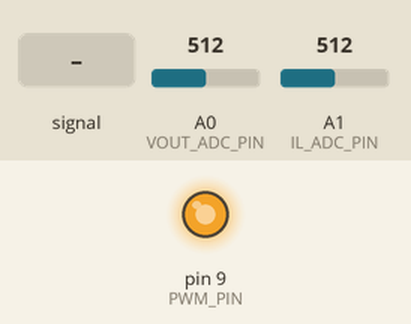
This sketch was run on a simulated Arduino Uno, built with avr-gcc and run on an emulated ATmega328P. Shown: output pins drawn as LEDs (lit = HIGH). Dashed ring = blinking. The inputs (shaded band) are chosen by the test bench; at power-on: A0 (VOUT_ADC_PIN) = 512, A1 (IL_ADC_PIN) = 512. What the sketch prints to the serial monitor is not drawn.

Above: at 0.8 s.
0.9 s: A1 (IL_ADC_PIN) fed a 2 Hz sine of ±306 counts around its level
At 1.13 s:
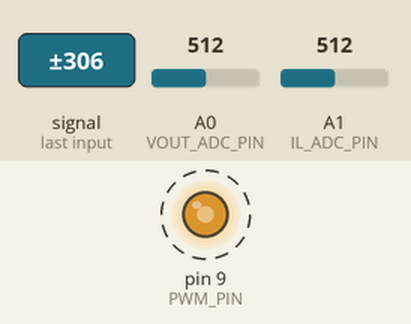
3.9 s: A0 (VOUT_ADC_PIN) set to 306
6.9 s: A0 (VOUT_ADC_PIN) set to 122
9.9 s: A1 (IL_ADC_PIN) set to 716
11.4 s: A1 (IL_ADC_PIN) set to 511
At 12.6 s:
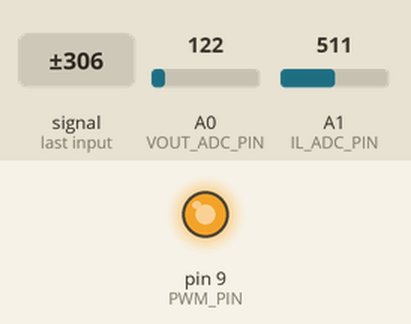
12.9 s: A1 (IL_ADC_PIN) set to 900
At 13.8 s:
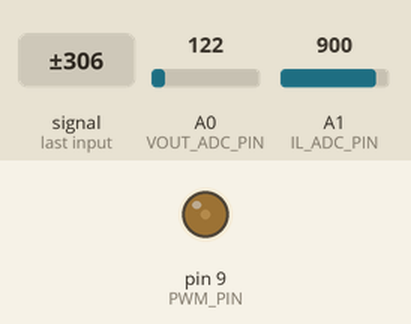
Timing chart, 0 to 15.6 s (numbered marks = the images above; inputs shaded):
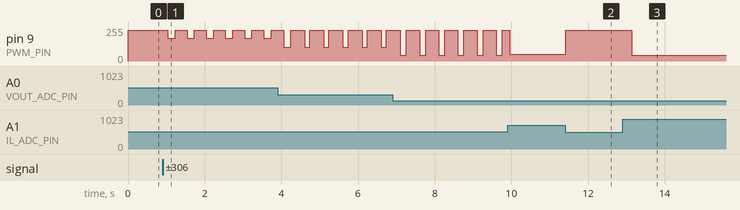

Measured:
- after the input at 0.9 s, pin 9 (PWM_PIN): alternates 229/255 for 0.31 s and 171/255 for 0.19 s, starting after 0.14 s
- after the input at 11.4 s, pin 9 (PWM_PIN): 49/255 → 229/255 at once
- after the input at 12.9 s, pin 9 (PWM_PIN): 229/255 → 45/255 after 0.25 s

The sketch:

main_arduino.ino
```cpp
/**
 * @file main_arduino.ino
 * @brief Complete Deterministic Dual-Loop Cascade Control Firmware for Arduino Uno (ATmega328P)
 *
 * Hardware Timer Setup:
 * - Timer 1 Fast PWM at 10 kHz on Pin 9 (OC1A) with 1600-step resolution (ICR1 = 1599).
 * - Timer 1 COMPA Interrupt running at 10 kHz (100 us execution rate).
 *
 * Hardware Connections:
 * - Pin 9  -> MOSFET Gate Driver input (e.g., IR2104 IN pin or TC4420)
 * - Pin A0 -> Voltage Divider sensing Vout (10k upper / 4.7k lower -> Factor 3.1276)
 * - Pin A1 -> Current Sensor sensing IL (ACS712-05B or Low-side Shunt)
 */

#include "cascade_control.h"

// ======================================================
// HARDWARE CALIBRATION & PIN SELECTION
// ======================================================
#define PWM_PIN           9     // Timer 1 OC1A PWM Output Pin
#define VOUT_ADC_PIN      A0    // Output Voltage Sensing Pin
#define IL_ADC_PIN        A1    // Inductor Current Sensing Pin

// Voltage Sensing Divider Ratio: Vout = V_adc * (R1 + R2) / R2
// With R1 = 10k, R2 = 4.7k -> Ratio = (10k + 4.7k)/4.7k = 3.127659
#define VOUT_SCALE        (5.0f / 1023.0f * 3.127659f)

// Select Current Sensor Type (1 = ACS712-05B, 2 = Low-Side Shunt 0.1 Ohm + Op-Amp G=10)
#define SENSOR_TYPE_ACS712      1
#define SENSOR_TYPE_LOW_SHUNT   2
#define CURRENT_SENSOR_CHOICE   SENSOR_TYPE_ACS712

#if (CURRENT_SENSOR_CHOICE == SENSOR_TYPE_ACS712)
  #define ACS712_OFFSET_V 2.500f  // 2.5V zero current offset
  #define ACS712_SENS_V_A 0.185f  // 185 mV/A sensitivity for 5A model
#elif (CURRENT_SENSOR_CHOICE == SENSOR_TYPE_LOW_SHUNT)
  #define SHUNT_GAIN_V_A  1.000f  // 1V per Ampere output
#endif

// ======================================================
// CASCADE CONTROLLER INSTANCE
// ======================================================
static CascadeBuck_t buck_sys;

// Volatile variables for background telemetry
volatile float telemetry_v_out = 0.0f;
volatile float telemetry_i_L = 0.0f;
volatile float telemetry_i_ref = 0.0f;
volatile float telemetry_duty = 0.0f;

// Setup Flag
volatile uint8_t system_running = 0;

// ======================================================
// ADC SENSING HELPER FUNCTIONS
// ======================================================
static inline float Read_Vout(void) {
    uint16_t raw_adc = analogRead(VOUT_ADC_PIN);
    return raw_adc * VOUT_SCALE;
}

static inline float Read_IL(void) {
    uint16_t raw_adc = analogRead(IL_ADC_PIN);
    float v_adc = raw_adc * (5.0f / 1023.0f);

#if (CURRENT_SENSOR_CHOICE == SENSOR_TYPE_ACS712)
    float i_measured = (v_adc - ACS712_OFFSET_V) / ACS712_SENS_V_A;
    return (i_measured < 0.0f) ? 0.0f : i_measured;
#else
    return v_adc / SHUNT_GAIN_V_A;
#endif
}

// ======================================================
// TIMER 1 COMPA ISR (10 kHz / 100 microseconds period)
// ======================================================
ISR(TIMER1_COMPA_vect) {
    if (!system_running) return;

    // 1. Read Analog Sensors
    float v_out = Read_Vout();
    float i_L = Read_IL();

    // 2. Execute Dual-Loop Cascade Algorithm
    float duty_command = CascadeBuck_UpdateInnerLoop(&buck_sys, i_L, v_out);

    // 3. Convert Duty Cycle (0.0 to 1.0) to Timer Compare Value (0 to ICR1 = 1599)
    uint16_t ocr_val = (uint16_t)(duty_command * 1599.0f);
    if (ocr_val > 1440) ocr_val = 1440; // 90% Max Duty Safety Guard
    if (ocr_val < 32)   ocr_val = 32;   // 2% Min Duty Guard

    OCR1A = ocr_val; // Update hardware PWM register instantaneously

    // Telemetry updates
    telemetry_v_out = v_out;
    telemetry_i_L = i_L;
    telemetry_i_ref = buck_sys.i_ref;
    telemetry_duty = duty_command * 100.0f;
}

// ======================================================
// HARDWARE INITIALIZATION
// ======================================================
void setup() {
    Serial.begin(115200);
    while (!Serial);

    Serial.println(F("=============================================="));
    Serial.println(F(" Cascade Dual-Loop Buck Converter Controller "));
    Serial.println(F(" Target: Arduino Uno (ATmega328P @ 16 MHz)    "));
    Serial.println(F("=============================================="));

    // Configure PWM Output Pin
    pinMode(PWM_PIN, OUTPUT);
    digitalWrite(PWM_PIN, LOW);

    // Initialize Cascade Controller parameters from Stage 1 tuning
    // Kp_v = 0.5906, Ki_v = 125.66, Kp_i = 0.1047, Ki_i = 22.28
    CascadeBuck_Init(&buck_sys,
                     0.5906f, 125.66f,  // Outer Voltage Loop gains (1 kHz)
                     0.1047f, 22.28f,   // Inner Current Loop gains (10 kHz)
                     5.0f,              // Target Vref = 5.0 V
                     1.5f,              // Clamped Max Iref = 1.5 A
                     12.0f,             // Input Vin = 12.0 V
                     0.02f, 0.90f);     // Min / Max Duty limits

    // Configure Timer 1 for 10 kHz Fast PWM Mode (ICR1 as TOP)
    cli(); // Disable interrupts during configuration

    TCCR1A = 0;
    TCCR1B = 0;
    TCNT1  = 0;

    // Set Fast PWM mode 14: TOP = ICR1, Update OCR1A at BOTTOM, TOV1 set on TOP
    // TCCR1A: COM1A1 = 1 (Non-inverting PWM on Pin 9), WGM11 = 1, WGM10 = 0
    TCCR1A = _BV(COM1A1) | _BV(WGM11);

    // TCCR1B: WGM13 = 1, WGM12 = 1, Prescaler = 1 (CS10 = 1)
    // Frequency = 16,000,000 / (1 * (1599 + 1)) = 10,000 Hz (10 kHz)
    TCCR1B = _BV(WGM13) | _BV(WGM12) | _BV(CS10);

    ICR1 = 1599;  // TOP value for 10 kHz PWM
    OCR1A = 0;    // Initial 0% Duty Cycle

    // Enable Timer 1 Output Compare Match A Interrupt
    TIMSK1 = _BV(OCIE1A);

    sei(); // Enable global interrupts

    system_running = 1;
    Serial.println(F("System Running! 10 kHz Inner ISR / 1 kHz Outer Loop Active."));
    Serial.println(F("Time(ms)\tVout(V)\tIL(A)\tIref(A)\tDuty(%)"));
}

// ======================================================
// MAIN LOOP: TELEMETRY & MONITORING (Non-Blocking)
// ======================================================
void loop() {
    static unsigned long last_print_ms = 0;
    unsigned long current_ms = millis();

    // Print serial debug telemetry every 250 ms
    if (current_ms - last_print_ms >= 250) {
        last_print_ms = current_ms;

        cli(); // Protect multi-byte reading
        float v = telemetry_v_out;
        float i = telemetry_i_L;
        float iref = telemetry_i_ref;
        float d = telemetry_duty;
        sei();

        Serial.print(current_ms);
        Serial.print(F("\t\t"));
        Serial.print(v, 2);
        Serial.print(F("\t"));
        Serial.print(i, 2);
        Serial.print(F("\t"));
        Serial.print(iref, 2);
        Serial.print(F("\t"));
        Serial.println(d, 1);
    }
}
```

cascade_control.c
```cpp
/**
 * @file cascade_control.c
 * @brief Implementation of Cascade (Dual-Loop) PI Control Algorithm
 */

#include "cascade_control.h"

void PI_Init(PI_Controller_t *pi, float Kp, float Ki, float out_min, float out_max, float dt) {
    pi->Kp = Kp;
    pi->Ki = Ki;
    pi->integrator = 0.0f;
    pi->out_min = out_min;
    pi->out_max = out_max;
    pi->dt = dt;
}

void PI_Reset(PI_Controller_t *pi) {
    pi->integrator = 0.0f;
}

float PI_Update(PI_Controller_t *pi, float setpoint, float measured) {
    float error = setpoint - measured;

    // Euler Integration
    pi->integrator += error * pi->dt;

    // Anti-Windup Clamping on Integrator
    if (pi->integrator > pi->out_max) {
        pi->integrator = pi->out_max;
    } else if (pi->integrator < pi->out_min) {
        pi->integrator = pi->out_min;
    }

    // Calculate Proportional + Integral Output
    float output = (pi->Kp * error) + (pi->Ki * pi->integrator);

    // Clamp Total Output
    if (output > pi->out_max) {
        output = pi->out_max;
    } else if (output < pi->out_min) {
        output = pi->out_min;
    }

    return output;
}

void CascadeBuck_Init(CascadeBuck_t *sys,
                     float Kp_v, float Ki_v,
                     float Kp_i, float Ki_i,
                     float v_ref, float i_ref_max, float v_in,
                     float duty_min, float duty_max) {
    sys->v_ref = v_ref;
    sys->i_ref_max = i_ref_max;
    sys->v_in = v_in;
    sys->duty_min = duty_min;
    sys->duty_max = duty_max;
    sys->i_ref = 0.0f;
    sys->outer_divider = 10; // 10 kHz / 10 = 1 kHz outer loop execution
    sys->inner_counter = 0;
    sys->soft_start_done = 0;
    sys->soft_start_vref = 0.0f;

    // Initialize Outer Loop PI (dt = 1ms = 0.001s, Output limits: 0.0A to i_ref_max)
    PI_Init(&sys->outer_pi, Kp_v, Ki_v, 0.0f, i_ref_max, 0.001f);

    // Initialize Inner Loop PI (dt = 100us = 0.0001s, Output limits: duty_min to duty_max)
    PI_Init(&sys->inner_pi, Kp_i, Ki_i, duty_min, duty_max, 0.0001f);
}

float CascadeBuck_UpdateOuterLoop(CascadeBuck_t *sys, float v_out_measured) {
    // Soft Start Ramp Handling (Ramp reference from 0V to target Vref over 20ms)
    float active_vref = sys->v_ref;
    if (!sys->soft_start_done) {
        sys->soft_start_vref += 0.25f; // Step 0.25V per outer loop cycle (20ms total ramp)
        if (sys->soft_start_vref >= sys->v_ref) {
            sys->soft_start_vref = sys->v_ref;
            sys->soft_start_done = 1;
        }
        active_vref = sys->soft_start_vref;
    }

    // Compute raw reference current command
    float raw_i_ref = PI_Update(&sys->outer_pi, active_vref, v_out_measured);

    // Hard Clamp Safety Gate
    if (raw_i_ref > sys->i_ref_max) {
        raw_i_ref = sys->i_ref_max;
    } else if (raw_i_ref < 0.0f) {
        raw_i_ref = 0.0f;
    }

    sys->i_ref = raw_i_ref;
    return sys->i_ref;
}

float CascadeBuck_UpdateInnerLoop(CascadeBuck_t *sys, float i_L_measured, float v_out_measured) {
    sys->inner_counter++;

    // Execute Outer Loop every 10 inner cycles (1 kHz rate)
    if (sys->inner_counter >= sys->outer_divider) {
        sys->inner_counter = 0;
        CascadeBuck_UpdateOuterLoop(sys, v_out_measured);
    }

    // Feedforward Duty Term Vout / Vin improves load transient rejection
    float feedforward = v_out_measured / sys->v_in;

    // Inner Loop PI output (raw PWM command)
    float raw_duty = PI_Update(&sys->inner_pi, sys->i_ref, i_L_measured) + feedforward;

    // PWM Saturation Guard
    if (raw_duty > sys->duty_max) {
        raw_duty = sys->duty_max;
    } else if (raw_duty < sys->duty_min) {
        raw_duty = sys->duty_min;
    }

    return raw_duty;
}
```

cascade_control.h
```cpp
/**
 * @file cascade_control.h
 * @brief Cascade (Dual-Loop) Voltage-Current Control Algorithm for Buck Converter
 *
 * Hardware-Independent ANSI C implementation of PI cascade control.
 */

#ifndef CASCADE_CONTROL_H
#define CASCADE_CONTROL_H

#ifdef __cplusplus
extern "C" {
#endif

#include <stdint.h>

/**
 * @brief PI Controller Structure with Anti-Windup Clamping
 */
typedef struct {
    float Kp;             ///< Proportional Gain
    float Ki;             ///< Integral Gain
    float integrator;     ///< Integrator Accumulator
    float out_min;        ///< Minimum Output Limit
    float out_max;        ///< Maximum Output Limit
    float dt;             ///< Sampling Time (seconds)
} PI_Controller_t;

/**
 * @brief Dual-Loop Cascade Buck System Control Structure
 */
typedef struct {
    PI_Controller_t outer_pi;  ///< Outer Voltage Loop PI Controller (1 kHz)
    PI_Controller_t inner_pi;  ///< Inner Current Loop PI Controller (10 kHz)

    float v_ref;               ///< Target Output Voltage (e.g., 5.0 V)
    float i_ref;               ///< Intermediate Target Inductor Current (clamped output of outer loop)
    float i_ref_max;           ///< Maximum Clamped Inductor Current Safety Limit (e.g., 1.5 A)
    float v_in;                ///< Nominal Input Supply Voltage (e.g., 12.0 V)

    float duty_min;            ///< Minimum Duty Cycle (e.g., 0.02 = 2%)
    float duty_max;            ///< Maximum Duty Cycle (e.g., 0.90 = 90%)

    uint16_t outer_divider;    ///< Divide ratio (10 for 10kHz inner -> 1kHz outer)
    uint16_t inner_counter;    ///< Cycle counter

    uint8_t soft_start_done;   ///< Soft-start status flag
    float soft_start_vref;     ///< Ramp voltage reference during soft start
} CascadeBuck_t;

/**
 * @brief Initialize PI controller instance
 */
void PI_Init(PI_Controller_t *pi, float Kp, float Ki, float out_min, float out_max, float dt);

/**
 * @brief Reset PI controller integrator state
 */
void PI_Reset(PI_Controller_t *pi);

/**
 * @brief Compute PI controller output step with anti-windup clamping
 */
float PI_Update(PI_Controller_t *pi, float setpoint, float measured);

/**
 * @brief Initialize complete Dual-Loop Cascade Controller
 */
void CascadeBuck_Init(CascadeBuck_t *sys,
                     float Kp_v, float Ki_v,
                     float Kp_i, float Ki_i,
                     float v_ref, float i_ref_max, float v_in,
                     float duty_min, float duty_max);

/**
 * @brief Execute Outer Voltage Loop (1 kHz / 1 ms execution rate)
 * @return Clamped reference current I_ref command for inner loop
 */
float CascadeBuck_UpdateOuterLoop(CascadeBuck_t *sys, float v_out_measured);

/**
 * @brief Execute Inner Current Loop (10 kHz / 100 us ISR execution rate)
 * @return Duty Cycle normalized [0.0 - 1.0] to write to PWM timer register
 */
float CascadeBuck_UpdateInnerLoop(CascadeBuck_t *sys, float i_L_measured, float v_out_measured);

#ifdef __cplusplus
}
#endif

#endif // CASCADE_CONTROL_H
```
